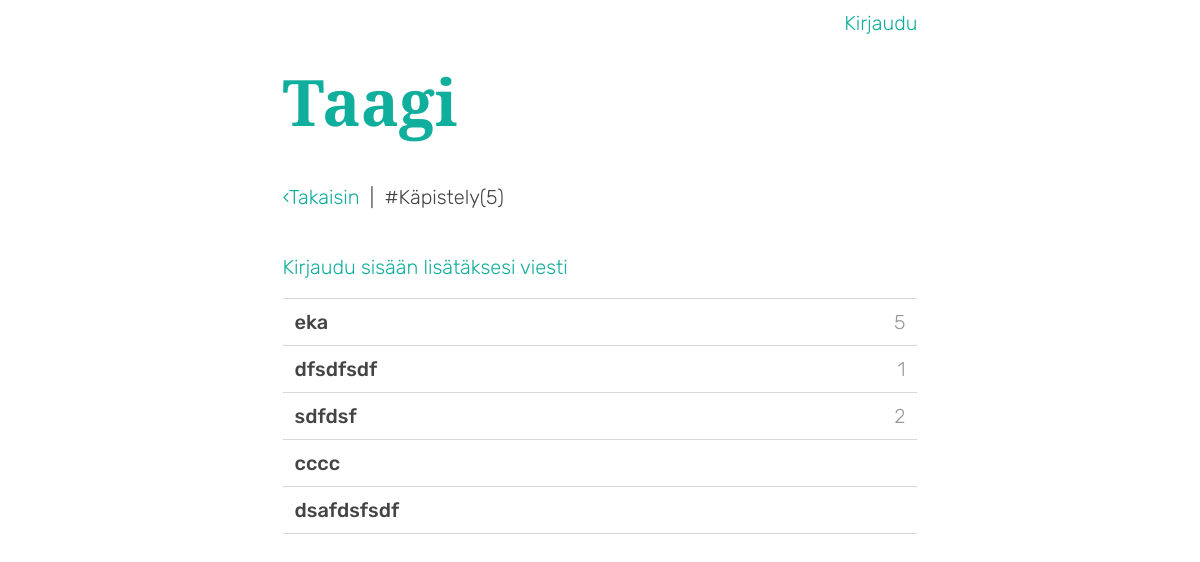
Screenshot of /tagi/1 with the database file from the repository.
### application/tagit/models.py (models this page shows, shortened)
class Tagi(Base):
    __tablename__ = 'tagi'
    id = db.Column(db.Integer, primary_key=True)
    nimi = db.Column(db.String(40), nullable=False)
    viestit = db.relationship("Tagitus", backref="tagi")
    seuraajat = db.relationship("Seuratut", backref="tagi")

### application/viestit/models.py (models this page shows, shortened)
class Viesti(Base):
    __tablename__ = 'viesti'
    id = db.Column(db.Integer, primary_key=True)
    otsikko = db.Column(db.String(144), nullable=True)
    sisalto = db.Column(db.String(2048), nullable=False)
    kayttaja_id = db.Column(db.Integer, db.ForeignKey('kayttaja.id'),
                            nullable=False)
    vastaus_idlle = db.Column(db.Integer, nullable=True)
    tagit = db.relationship('Tagitus', backref='tagit', lazy=True)

### application/viestit/views.py (the view)
@app.route("/tagi/<tagi_id>")
def tagi(tagi_id):
    t = Tagi.query.get(tagi_id)
    v = Tagitus.query.filter_by(tagi_id = tagi_id).count()
    stmt=text(
        " SELECT viesti.id, viesti.otsikko, subquery.vastauksia FROM viesti "
            " JOIN tagitus"
            " ON viesti.id = tagitus.viesti_id "
            " LEFT JOIN ( "
                " SELECT viesti.vastaus_idlle, "
                " COUNT(viesti.vastaus_idlle) AS vastauksia "
                " FROM viesti WHERE viesti.vastaus_idlle IS NOT NULL "
                " GROUP BY viesti.vastaus_idlle "
            " ) AS subquery "
            " ON viesti.id = subquery.vastaus_idlle "
            " WHERE viesti.otsikko IS NOT NULL "
                " AND tagitus.tagi_id = :tagi_id; "
    ).params(tagi_id=tagi_id)
    res = db.engine.execute(stmt)
    viestit = []
    for row in res:
        viestit.append({"id":row[0], "otsikko":row[1], "vastauksia":row[2]} )
    def get_viestit(offset=0, per_page=10):
        return viestit[offset: offset + per_page]
    page, per_page, offset = get_page_args(page_parameter='page', per_page_parameter='per_page')
    total=len(viestit)
    pagination_viestit = get_viestit(offset=offset, per_page=per_page)
    pagination = Pagination(page=page, per_page=per_page, total=total, css_framework='bootstrap4')
    return render_template("viestit/tagi.html",
        viestit=pagination_viestit,
        page=page,
        tagi=t,
        viesteja=v,
        per_page=per_page,
        pagination=pagination,
    )

### application/templates/viestit/tagi.html
{% extends "layout.html" %}
{% block body %}
{% include 'includes/header.html' %}
<div class="alanavi" >
    <a href="{{ url_for('index') }} ">&lsaquo;Takaisin</a> &nbsp;|&nbsp;  </a>
    <p>#{{ tagi.nimi }}({{viesteja}})</p>
</div>
{% include 'includes/uusiviesti.html' %}
{% include 'includes/viestilista.html' %}
{% endblock %}

### application/templates/includes/viestilista.html (shortened to what this page needs)
{% block body %}
{% for viesti in viestit %}
<a style="display: block;" href="{{ url_for('viesti', viesti_id=viesti.id) }}">
    <div class="viestirivi d-flex">
        <p class="otsikko flex-grow-1">{{ viesti.otsikko }} </p>
        <p
            class="vastauksia"
        >
            {{ viesti.vastauksia }}
        </p>
    </div>
</a>
{% endfor %}
{% endblock %}

### application/static/css/styles.css (style rules this page uses)
.alanavi { margin-bottom: 1.5rem; display: inline-block; }
.alanavi p, .alanavi a { display: inline-block; }
.uusiviestirivi, .viestirivi { border-bottom: 1px solid #D8D8D8; }
.otsikko, .vastauksia { padding-top: 0.5rem; padding-bottom: 0.5rem; padding-left: 0.75rem; padding-right: 0.75rem; color: #444444; margin-bottom: 0; }
.otsikko { font-weight: 500; font-size: 1.25rem; margin: 0; }
.vastauksia { color: #9A9999; }

### rows the page displays
Tagi: nimi "Käpistely"
Viesti: otsikko "eka", vastauksia "5"
Viesti: otsikko "dfsdfsdf", vastauksia "1"
Viesti: otsikko "sdfdsf", vastauksia "2"
Viesti: otsikko "cccc"
Viesti: otsikko "dsafdsfsdf"

### other values shown
{{ viesteja }} "5"
